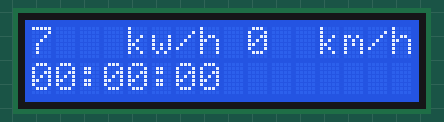
The program below on a simulated Arduino Uno, built with avr-gcc and run on an emulated ATmega328P. Shown: 16×2 character LCD. Random numbers use the default seed unless the program sets one; what the program prints to the serial monitor is not drawn.

Above: at 0.1 s.
At 4.7 s:
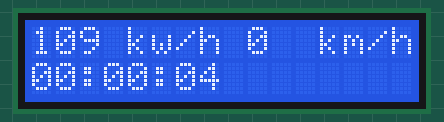
At 9.7 s:
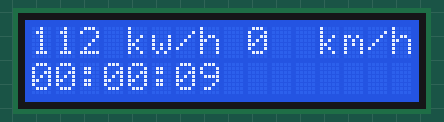
At 19.8 s:
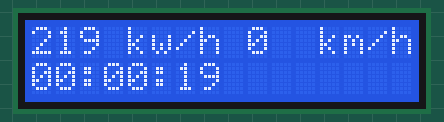
At 29.4 s:
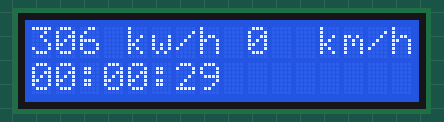
At 39.5 s:
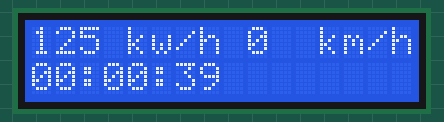

The program:

main.cpp
```cpp
#include <Arduino.h>
#include <LiquidCrystal.h>
#include <Wire.h>

const int rs = 12, enable = 11, d4 = 5, d5 = 4, d6 = 3, d7 = 2;
LiquidCrystal lcd(rs, enable, d4, d5, d6, d7);

const int power_min = 0;
const int power_max = 150; // kw

void setup() {
  // put your setup code here, to run once:
  Serial.begin(9600);
  lcd.begin(16,2);
}


char * get_minutes(long milliseconds){
  int minutes = ((milliseconds/1000) /60 ) % 60;
   char* str = malloc(3 * sizeof(char)); // Allocate space for 2 digits + null terminator
    if (!str) {
        return NULL; // Handle allocation failure
    }

    if (minutes == 0){
      str[0] = 48;
      str[1] = 48;
    }else if (minutes < 10) {
        str[0] = 48;                // Prefix with '0'
        str[1] = minutes + 48;      // Convert number to ASCII
    } else {
        str[0] = (minutes/ 10) + 48; // Tens place
        str[1] = (minutes% 10) + 48; // Units place
    }
    str[2] = '\0'; // Null-terminate the string

    return str;
}

char * get_hours(long milliseconds){
  int hours = (((milliseconds / 1000) / 60 )/ 60) % 24;

  char* str = malloc(3 * sizeof(char)); // Allocate space for 2 digits + null terminator
    if (!str) {
        return NULL; // Handle allocation failure
    }
    if (hours == 0){
      str[0] = 48;
      str[1] = 48;
    } else if (hours< 10) {
        str[0] = 48;                // Prefix with '0'
        str[1] = hours + 48;      // Convert number to ASCII
    } else {
        str[0] = (hours/ 10) + 48; // Tens place
        str[1] = (hours % 10) + 48; // Units place
    }
    str[2] = '\0'; // Null-terminate the string

    return str;
}

char* get_seconds(long milliseconds) {
    int seconds = (milliseconds / 1000) % 60;
    char* str = malloc(3 * sizeof(char)); // Allocate space for 2 digits + null terminator
    if (!str) {
        return NULL; // Handle allocation failure
    }

    if (seconds < 10) {
        str[0] = 48;                // Prefix with '0'
        str[1] = seconds + 48;      // Convert number to ASCII
    } else {
        str[0] = (seconds / 10) + 48; // Tens place
        str[1] = (seconds % 10) + 48; // Units place
    }
    str[2] = '\0'; // Null-terminate the string

    return str;
}

void update_time(long milliseconds){
  char * seconds = get_seconds(milliseconds);
  char * minutes = get_minutes(milliseconds);
  char * hours = get_hours(milliseconds);

  lcd.setCursor(0,1);
  lcd.print(hours);
  lcd.setCursor(2,1);
  lcd.print(":");

  lcd.setCursor(3,1);
  lcd.print(minutes);
  lcd.setCursor(5,1);
  lcd.print(":");

  lcd.setCursor(6,1);
  lcd.print(seconds);

  free(seconds);
  free(minutes);
  free(hours);
}

int power_to_acc(int curr_power){
    int acc_min = 0;
    int acc_max = 40; // km/h
    Serial.println(power_min);
    Serial.println(power_max);

    // make the value passed fit into the range
    if (curr_power < power_min) curr_power = power_min;
    if (curr_power > power_max) curr_power = power_max;

    // return the math function for Linear Interpolation
    Serial.println(acc_min + ((acc_max - acc_min) / (power_max - power_min)) * (curr_power- power_min));
    return acc_min + ((acc_max - acc_min) / (power_max - power_min)) * (curr_power- power_min);
}

void update_acceleration(){
    int power = random(power_min, power_max);
    int acceleration = power_to_acc(power);

    Serial.println(acceleration);
    lcd.setCursor(0,0);
    lcd.print(power);

    lcd.setCursor(4,0);
    lcd.print("kw/h");

    lcd.setCursor(9,0);
    lcd.print(acceleration);

    lcd.setCursor(12,0);
    lcd.print("km/h");
}


void loop() {
  // put your main code here, to run repeatedly:
  long millliseconds = millis();
  update_time(millliseconds);
  update_acceleration();
  delay(500);
}
```

Measured:
- what the display in image 1 shows lasts 0.5 s, from 4.6 s to 5.1 s
